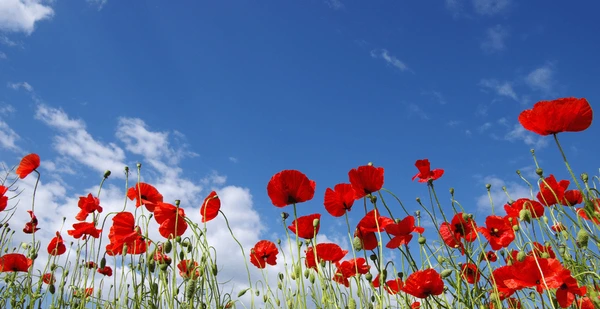
#> input picture sample.jpg, 600 x 309 px, found by its file name
$ jupyter execute studyground.ipynb
#> lines starting #> are read from the running program, lines starting #| are printed output that depends on the picture
[cell 1]
#### 심화 코드: Depth Map을 기반으로 3D 포인트 클라우드 생성
import cv2
import numpy as np
import matplotlib.pyplot as plt
# 이미지 로드
image = cv2.imread('sample.jpg')
#> image is the input picture: shape (309, 600, 3); mean B, G, R 149.3, 112.3, 101.9
# 그레이스케일 변환
gray = cv2.cvtColor(image, cv2.COLOR_BGR2GRAY)
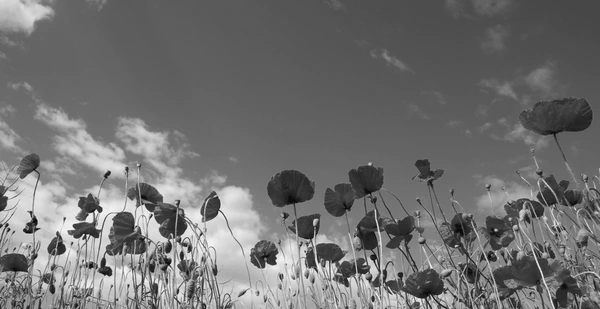
#> gray: shape (309, 600); min 5, max 253, mean 113.4
# Depth Map 생성
depth_map = cv2.applyColorMap(gray, cv2.COLORMAP_JET)
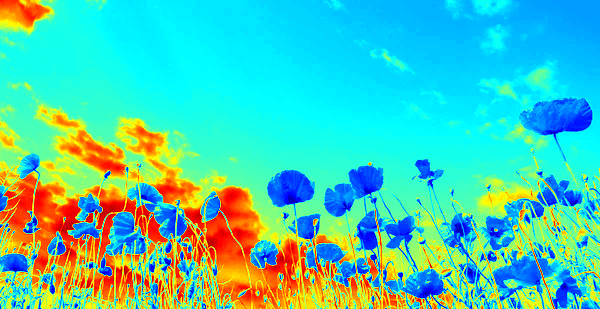
#> depth_map: shape (309, 600, 3); mean B, G, R 179.2, 203.7, 75.8

# 3D 포인트 클라우드 변환
h, w = depth_map.shape[:2]
#> h = 309; w = 600
X, Y = np.meshgrid(np.arange(w), np.arange(h))
Z = gray.astype(np.float32) # Depth 값을 Z 축으로 사용

print(X.shape, Y.shape, Z.shape)
#| (309, 600) (309, 600) (309, 600)
# 3D 좌표 생성
points_3d = np.dstack((X, Y, Z))
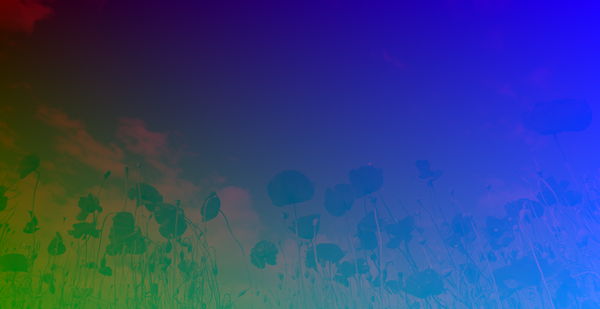
#> points_3d: shape (309, 600, 3) float64; mean of channels 0, 1, 2 299.5, 154, 113.4; drawn with min black and max white
print(points_3d.shape, points_3d.dtype, points_3d.min(), points_3d.max())
#| (309, 600, 3) float64 0.0 599.0

# 결과 출력
fig, axes = plt.subplots(1, 2, figsize=(12, 6))

# 첫 번째 이미지
axes[0].imshow(depth_map, cmap='jet')
axes[0].set_title("Depth Map")
axes[0].axis('off')

# 두 번째 이미지
axes[1].imshow(points_3d, cmap='gray')
axes[1].set_title("3D Points")
axes[1].axis('off')
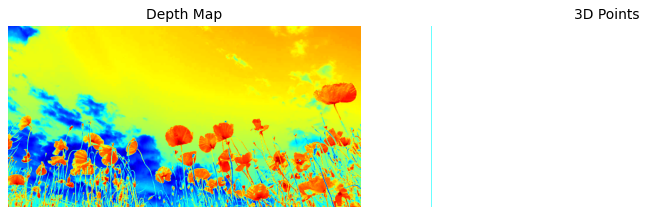
#> figure drawn by matplotlib, 2 panels; B, G, R data is drawn as R, G, B

[cell 2]
import cv2
import matplotlib.pyplot as plt
import numpy as np

# 1. 이미지 로드 및 Grayscale 변환
image = cv2.imread("sample.jpg")
gray = cv2.cvtColor(image, cv2.COLOR_BGR2GRAY)

# 2. 3D 포인트 클라우드 좌표 생성
h, w = gray.shape[:2]
X, Y = np.meshgrid(np.arange(w), np.arange(h))
Z = gray.astype(np.float32)

# 3. 렌더링 속도를 위해 5픽셀 간격으로 샘플링 (Downsampling)
step = 5
X_sub = X[::step, ::step].flatten()
Y_sub = Y[::step, ::step].flatten()
#> Y_sub = 7440 values from 0 to 305
Z_sub = Z[::step, ::step].flatten()
#> Z_sub = 7440 values, max 248 at index 6446, min 10 at index 5492, mean 113.3

# 원래 이미지의 색상(RGB)도 함께 가져와서 3D 점들의 색으로 지정!
color_sub = cv2.cvtColor(image[::step, ::step], cv2.COLOR_BGR2RGB).reshape(
    -1, 3
) / 255.0

# 4. Matplotlib 3D 공간에 점 찍기
fig = plt.figure(figsize=(10, 8))
ax = fig.add_subplot(111, projection="3d")

# 3D 산점도(Scatter Plot) 그리기
ax.scatter(X_sub, Y_sub, Z_sub, c=color_sub, s=2)

# 시각화 편의를 위해 Y축(위아래)을 뒤집어 사진 방향과 맞춤
ax.invert_yaxis()

ax.set_title("3D Point Cloud Visualization (Mouse Drag to Rotate!)")
ax.set_xlabel("X (Width)")
ax.set_ylabel("Y (Height)")
ax.set_zlabel("Z (Depth / Brightness)")

plt.show()
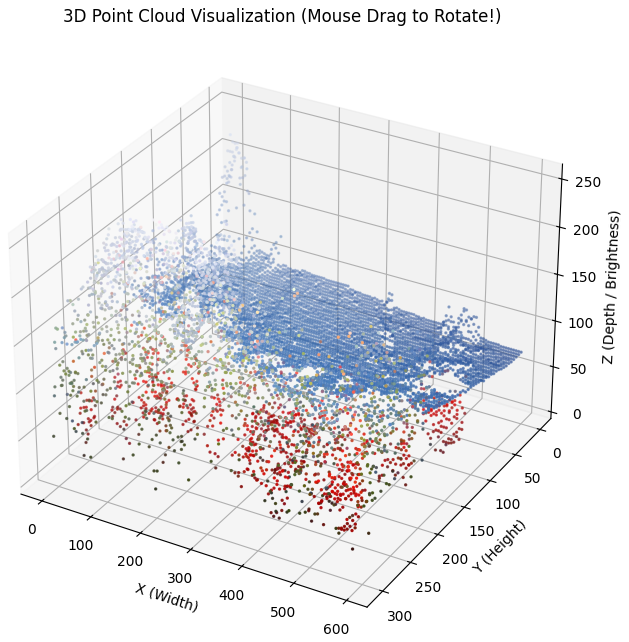
#> figure drawn by matplotlib, 1 panel
